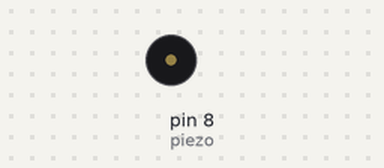
Bench run of a sketch on a simulated Arduino Uno, built with avr-gcc and run on an emulated ATmega328P. Parts: buzzer (waves = sounding).

Above: at 0.5 s.
At 3.1 s:
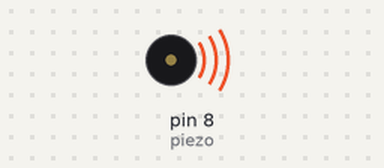
Timing chart, 0 to 4.6 s (numbered marks = the images above):
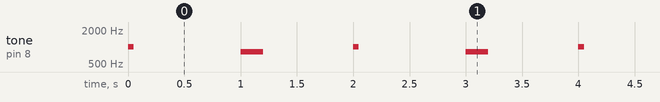

Measured:
- by itself, tone on pin 8 (piezo): repeats every 2.0 s: silent 0.95 s, 820 Hz 0.20 s, silent 0.80 s, 1017 Hz 0.05 s

The sketch:

t8.ino
```cpp
const int piezo =8;//declaramos buzer como 8

void setup() {

pinMode(piezo, OUTPUT);//declaramos buzer como salida

}

void loop() {

  tone (piezo,1017,50);//configuramos tono
  delay(1000);//espera 1 segundo

  tone(piezo,820,200);//tono
  delay(1000);//espera 1 segundo

}
```
